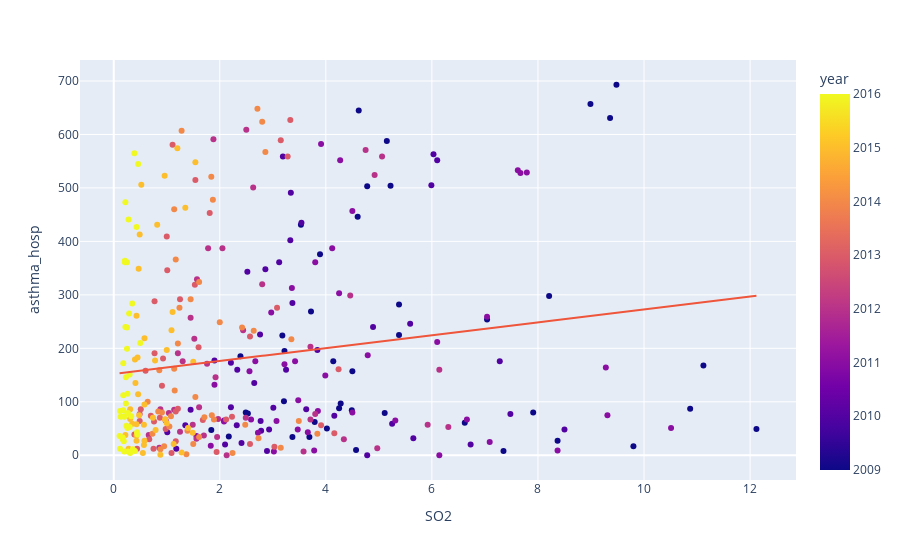

The cell this chart's notebook holds for it:
### Markdown cell above
#### Asthma Hospitalizations vs SO2

### Code cell
fig = px.scatter(data, x='SO2', y="asthma_hosp", trendline="ols",color="year")
fig.show()

### Figure 1 — Plotly figure (JSON) as saved in the notebook; plotly's stock layout.template omitted (floating-point values rounded to 4 significant figures; data arrays with more than 128 entries replaced by an {"elided": "..."} marker saying what was removed)
{"data": [{"hovertemplate": "SO2=%{x}<br>asthma_hosp=%{y}<br>year=%{marker.color}<extra></extra>", "legendgroup": "", "marker": {"color": {"elided": "336 int values"}, "coloraxis": "coloraxis", "symbol": "circle"}, "mode": "markers", "name": "", "orientation": "v", "showlegend": false, "type": "scatter", "x": {"elided": "336 float values"}, "xaxis": "x", "y": {"elided": "336 int values"}, "yaxis": "y"}, {"hovertemplate": "<b>OLS trendline</b><br>asthma_hosp = 12.0493 * SO2 + 152.172<br>R<sup>2</sup>=0.024600<br><br>SO2=%{x}<br>asthma_hosp=%{y} <b>(trend)</b><extra></extra>", "legendgroup": "", "marker": {"symbol": "circle"}, "mode": "lines", "name": "", "showlegend": false, "type": "scatter", "x": {"elided": "336 float values"}, "xaxis": "x", "y": {"elided": "336 float values"}, "yaxis": "y"}], "layout": {"coloraxis": {"colorbar": {"title": {"text": "year"}}, "colorscale": [[0, "#0d0887"], [0.1111, "#46039f"], [0.2222, "#7201a8"], [0.3333, "#9c179e"], [0.4444, "#bd3786"], [0.5556, "#d8576b"], [0.6667, "#ed7953"], [0.7778, "#fb9f3a"], [0.8889, "#fdca26"], [1, "#f0f921"]]}, "legend": {"tracegroupgap": 0}, "margin": {"t": 60}, "xaxis": {"anchor": "y", "domain": [0, 1], "title": {"text": "SO2"}}, "yaxis": {"anchor": "x", "domain": [0, 1], "title": {"text": "asthma_hosp"}}}}
